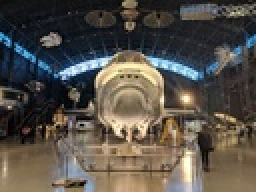
%> input picture HW8/HW8_Matlab_Distribute/fly.jpg, 128 x 96 px, shrunk from 360 x 270 before the run (shown 2 times larger)
$ octave HW8_main.m   (GNU Octave 9; MATLAB toolbox functions it lacks are replaced by stand-ins)
%> lines starting %> are read from the running program, lines starting %| are printed output that depends on the picture
%> further down, img is the input picture: size 96x128x3 uint8; mean R, G, B 87.1, 81.6, 73.9
### HW8/HW8_Matlab_Distribute/myEnergyFunc.m
function E = myEnergyFunc(img)

%% First mirror padding the input image, with half filter size r
% r = 3;
% paddedImg = padarray(img,[r r],'symmetric','both');

%% Apply gaussian filter to the padded image
gaussianFilter = fspecial('gaussian',3,1);
img_smooth = imfilter(img,gaussianFilter,'symmetric','same');
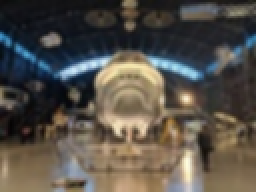
%> img_smooth: size 96x128x3 double (shown 2 times larger); mean R, G, B 0.342, 0.32, 0.29; mean of the top-left, top-right, bottom-left and bottom-right quarters 0.215, 0.278, 0.364, 0.411
img_d = im2double(rgb2gray(img_smooth));
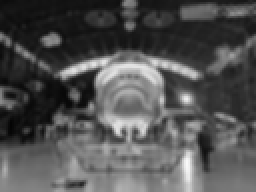
%> img_d: size 96x128 double (shown 2 times larger); min 0.0171, max 0.98, mean 0.323

%% Horizontal gradient
hor_gradient = abs(img_d(:,3:end) - img_d(:,1:end-2));

%% Vertical gradient
ver_gradient = abs(img_d(3:end,:) - img_d(1:end-2,:));
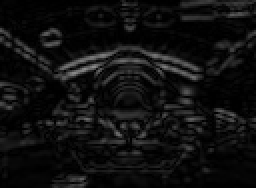
%> ver_gradient: size 94x128 double (shown 2 times larger); min 8.16e-06, max 0.547, mean 0.0631

%% Combine horizontal and vertical gradient
gradient_map = hor_gradient(2:end-1,:) + ver_gradient(:,2:end-1);
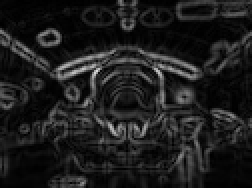
%> gradient_map: size 94x126 double (shown 2 times larger); min 0.000298, max 0.871, mean 0.115
[m,n] = size(gradient_map);
%> m = 94; n = 126

%% generate the energy map from gradient map
energyMap = gradient_map;
for i = 2:m
    row = energyMap(i-1,:);
    for j = 1:n
        if j == 1
            %candidates = [row(j),row(j+1)];
            energyMap(i,j) = energyMap(i,j) + min(row(j),row(j+1));
        elseif j == n
            %candidates = [row(j-1),row(j)];
            energyMap(i,j) = energyMap(i,j) + min(row(j-1),row(j));
        else
            candidates = [row(j-1),row(j),row(j+1)];
            energyMap(i,j) = energyMap(i,j) + min(candidates);
        end
    end
end
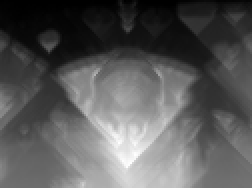
%> energyMap: size 94x126 double (shown 2 times larger); min 0.00128, max 5.95, mean 2.09; drawn with min black and max white
%> after the loop, candidates = [2.69 2.7 2.73]

max_energy = max(max(energyMap));
%> max_energy = 5.95
energyMap = energyMap / max_energy;

energyMap = padarray(energyMap,[1 1],'symmetric','both');
%> energyMap: size 96x128 double

E = energyMap;

%%

% [38 lines of commented-out code are left out]

%%

%% apply bilaterial filter to the padded image
% [27 lines of commented-out code are left out]

### HW8/HW8_Matlab_Distribute/mySeamCarve_H.m
function [E,S] = mySeamCarve_H(EMap)
%find the vertical seam with lowest energy
%return: E: the energy of the choosen seam, S: the choosen seam

% find the lowest energy seam from bottom row, then move to the three pixels
% above and find the next lowest energy pixel. The seam will be a list of
% the number of pixel from bottom to top.

[m,n] = size(EMap);
S = [];
E = [];

for i = m:-1:1
    if i == m
        [E_new, S_new] = min(EMap(i,:)); % find lowest enery pixel and its index of last row
        E = E_new; % update E, the energy of the seam with current pixel value
        S = S_new; % update S, the index of the seam with current pixel index
        SeamIndex = S_new;
    else
        % make sure upper 3 pixles within the boundary
        if SeamIndex == 1
            candidates = [EMap(i,S_new),EMap(i,S_new+1)];
            [E_new, S_new] = min(candidates);
            SeamIndex = SeamIndex - 1 + S_new;
        elseif SeamIndex == n
            candidates = [EMap(i,S_new-1),EMap(i,S_new),];
            [E_new, S_new] = min(candidates);
            SeamIndex = SeamIndex - 1 + S_new;
        else
            candidates = [EMap(i,S_new-1),EMap(i,S_new),EMap(i,S_new+1)];
            [E_new, S_new] = min(candidates);
            SeamIndex = SeamIndex - 2 + S_new;
        end

        S_new = SeamIndex;

        E = [E, E_new];
        S = [S, S_new];
    end
end


### HW8/HW8_Matlab_Distribute/mySeamCarveResize.m
function rImg = mySeamCarveResize(Img,rC,rR)
%rC: number of columns to be removed
%rR: number of row to be removed

rImg = Img;
temImg = [];
while rC >= 0
    EMap = myEnergyFunc(rImg);
    [E,S] = mySeamCarve_H(EMap);
    S = fliplr(S);
    [m,n,z] = size(rImg);
    for i = 1:m
        row = rImg(i,:,:);
        %newRow = row(1,[[1:S(i)-1],[S(i)+1:n]],:); % each new row equals pixels before S(i) plus after S(i), S(i) is the least energy pixel of this row
        newRow = [row(1,1:S(i)-1,:),row(1,S(i)+1:n,:)];
        temImg = vertcat(temImg, newRow);
    end
    rImg = temImg;
    rC = rC - 1;
    temImg = [];
end

### HW8/HW8_Matlab_Distribute/HW8_main.m
clear,
close all
clc
%% load the image and calculate the energy map
img = imread('fly.jpg');
Img_d = double(img)/255;
EMap = myEnergyFunc(Img_d);
figure,
imshow(EMap)
title('Energy Map')

%% resize the image
[m,n,z] = size(img);
%> m = 96; n = 128; z = 3
if m > n
    rR = m - n;
    rC = 0;
elseif m < n
    rR = 0;
    rC = n - m;
%> rC = 32
else
    return;
end

rImg = mySeamCarveResize(Img_d,rC,rR);
%> the loop in mySeamCarveResize, `while rC >= 0` made 33 passes
%> max_energy in myEnergyFunc on passes 1 to 12: 5.95, 6, 6, 6, 6, 6, 6, 6, 6, 6.02, 6.02, 6.02
%> pass 2, in myEnergyFunc (call 3), `hor_gradient = abs(img_d(:,3:end) - img_d(:,1:end-2));`:
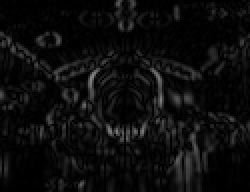
%> hor_gradient: size 96x125 double (shown 2 times larger); min 2.58e-06, max 0.527, mean 0.0517
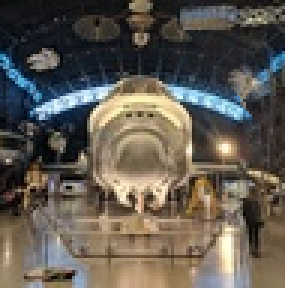
%> rImg: size 96x95x3 double (shown 3 times larger); mean R, G, B 0.379, 0.355, 0.32
figure,
imshow(rImg)

$ run again, with HW8/HW8_Matlab_Distribute/pig.jpg copied over HW8/HW8_Matlab_Distribute/fly.jpg
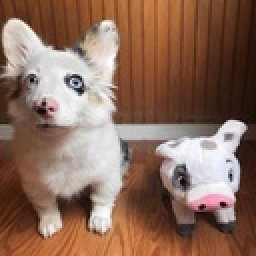
%> input picture HW8/HW8_Matlab_Distribute/pig.jpg, 128 x 128 px, shrunk from 480 x 480 before the run (shown 2 times larger)
%> img is the input picture: size 128x128x3 uint8; mean R, G, B 139.7, 108, 91.7
%> in myEnergyFunc, `gradient_map = hor_gradient(2:end-1,:) + ver_gradient(:,2:end-1);`:
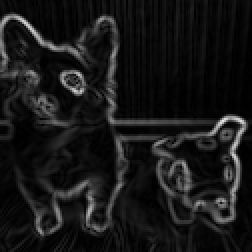
%> gradient_map: size 126x126 double (shown 2 times larger); min 0.000206, max 0.912, mean 0.0931
%> after the loop in myEnergyFunc, `for i = 2:m`:
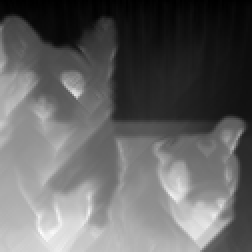
%> energyMap: size 126x126 double (shown 2 times larger); min 0.00437, max 5.28, mean 2.06; drawn with min black and max white
%> after the loop in myEnergyFunc, `for i = 2:m`: candidates = [1.55 1.58 1.59]
%> max_energy = 5.28

$ run again, with HW8/HW8_Matlab_Distribute/zhenyu.jpg copied over HW8/HW8_Matlab_Distribute/fly.jpg
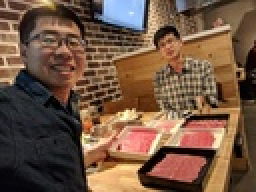
%> input picture HW8/HW8_Matlab_Distribute/zhenyu.jpg, 128 x 96 px, shrunk from 480 x 360 before the run (shown 2 times larger)
%> img is the input picture: size 96x128x3 uint8; mean R, G, B 113.4, 85.4, 66.1
%> after the loop in myEnergyFunc, `for i = 2:m`: candidates = [3.15 3.15 3.16]
%> max_energy = 7.76
%> the loop in mySeamCarveResize, `while rC >= 0` made 33 passes
%> max_energy in myEnergyFunc on passes 1 to 8: 7.76, 7.76, 7.97, 7.97, 7.97, 7.97, 7.97, 7.97
%> `rImg = mySeamCarveResize(Img_d,rC,rR);`:
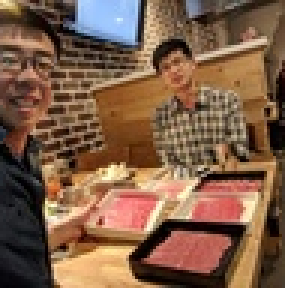
%> rImg: size 96x95x3 double (shown 3 times larger); mean R, G, B 0.497, 0.368, 0.279
